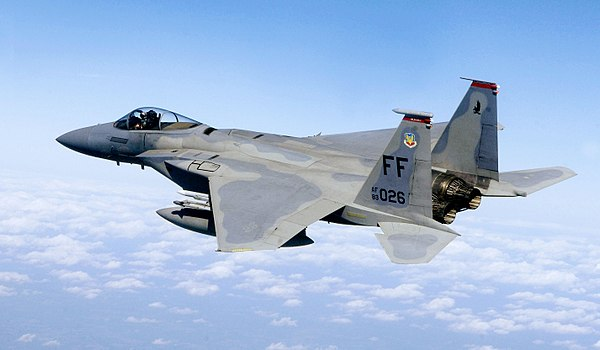
#> input picture task5/squadron.jpeg, 600 x 350 px
$ python imgeditor.py   (older library calls are emulated)
#> lines starting #> are read from the running program, lines starting #| are printed output that depends on the picture
from PIL import Image
from PIL import ImageFilter
from PIL import ImageDraw, ImageFont
import cv2
import numpy as np

img = cv2.imread('squadron.jpeg',0)
#> img: shape (350, 600); min 0, max 255, mean 183.3

kernel = np.ones((5,5),np.uint8)
erosion = cv2.erode(img,kernel,iterations = 1)
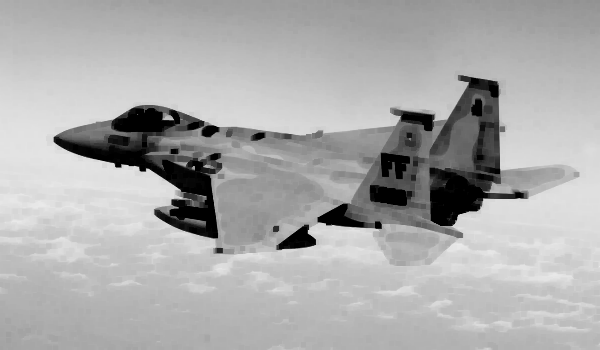
#> erosion: shape (350, 600); min 0, max 235, mean 171.7
cv2.imwrite('erosion.jpeg', erosion)

dilation = cv2.dilate(img,kernel,iterations = 1)
cv2.imwrite('dilation.jpeg', dilation)

opening = cv2.morphologyEx(img, cv2.MORPH_OPEN, kernel)
cv2.imwrite('opening.jpeg', opening)

closing = cv2.morphologyEx(img, cv2.MORPH_CLOSE, kernel)
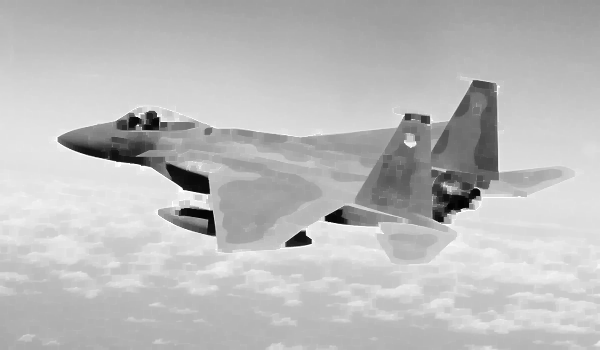
#> closing: shape (350, 600); min 2, max 255, mean 187.4
cv2.imwrite('closing.jpeg', closing)

gradient = cv2.morphologyEx(img, cv2.MORPH_GRADIENT, kernel)
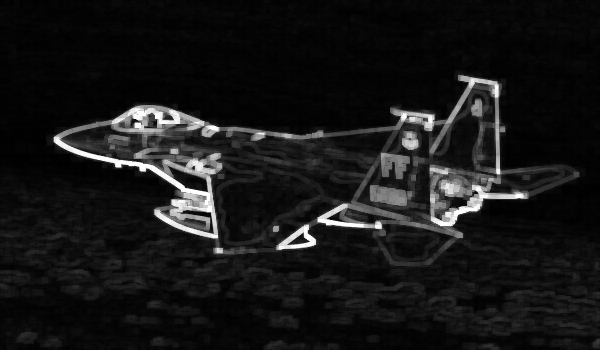
#> gradient: shape (350, 600); min 0, max 255, mean 23
cv2.imwrite('gradient.jpeg', gradient)

tophat = cv2.morphologyEx(img, cv2.MORPH_TOPHAT, kernel)
cv2.imwrite('tophat.jpeg', tophat)

blackhat = cv2.morphologyEx(img, cv2.MORPH_BLACKHAT, kernel)
cv2.imwrite('blackhat.jpeg', blackhat)

laplacian = cv2.Laplacian(img,cv2.CV_64F)
cv2.imwrite('laplacian.jpeg', laplacian)
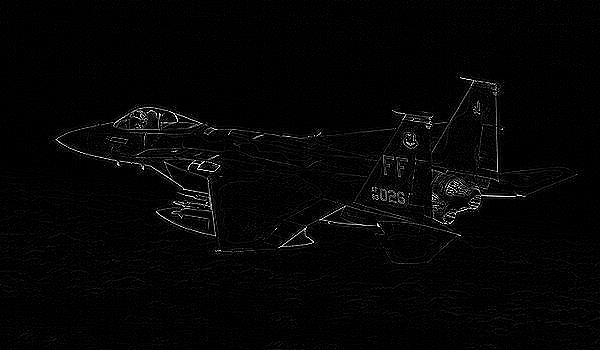
#> saved as laplacian.jpeg: shape (350, 600); min 0, max 255, mean 5.1

sobelx = cv2.Sobel(img,cv2.CV_64F,1,0,ksize=5)
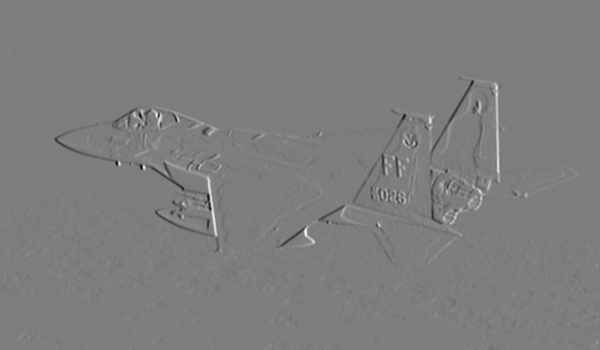
#> sobelx: shape (350, 600) float64; min -10893, max 11182, mean -0.4; drawn with min black and max white
cv2.imwrite('sobelx.jpeg', sobelx)
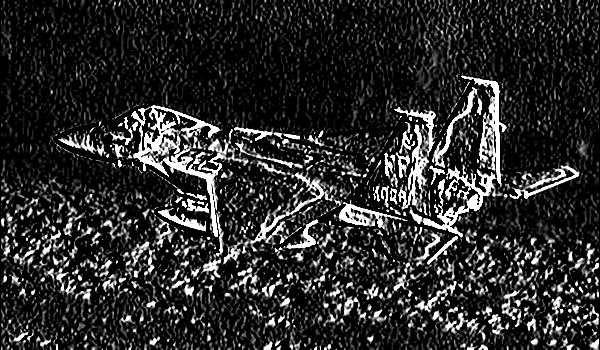
#> saved as sobelx.jpeg: shape (350, 600); min 0, max 255, mean 43.3

image_with_text = Image.open('squadron.jpeg')
idraw = ImageDraw.Draw(image_with_text)
idraw.text((50, 50), 'test test test')
image_with_text.save('image_with_text.jpeg')

image_restangle = Image.open('squadron.jpeg')
idraw = ImageDraw.Draw(image_restangle)
idraw.rectangle((10, 90, 200, 200), fill='black')
image_restangle.save('image_restangle.jpeg')

image_180 = Image.open('squadron.jpeg')
rotated = image_180.rotate(180)
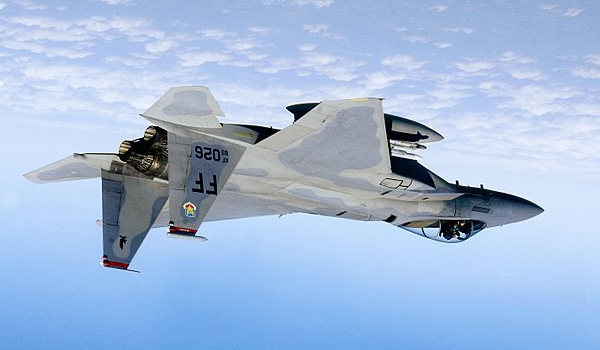
#> rotated: PIL image 600x350 RGB; mean R, G, B 163, 186.7, 219
rotated.save('image_180.jpeg')

Image.open('squadron.jpeg').convert('CMYK').save('cmyk.tif')
